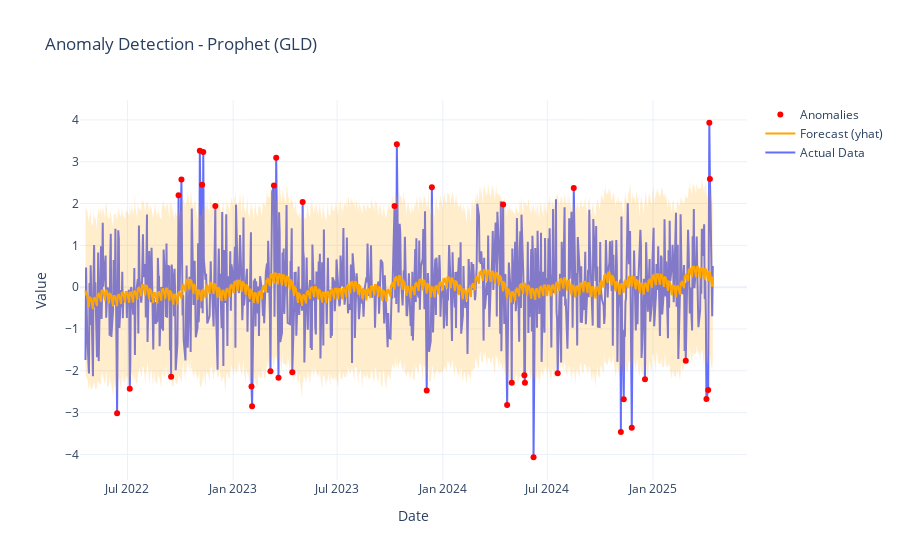
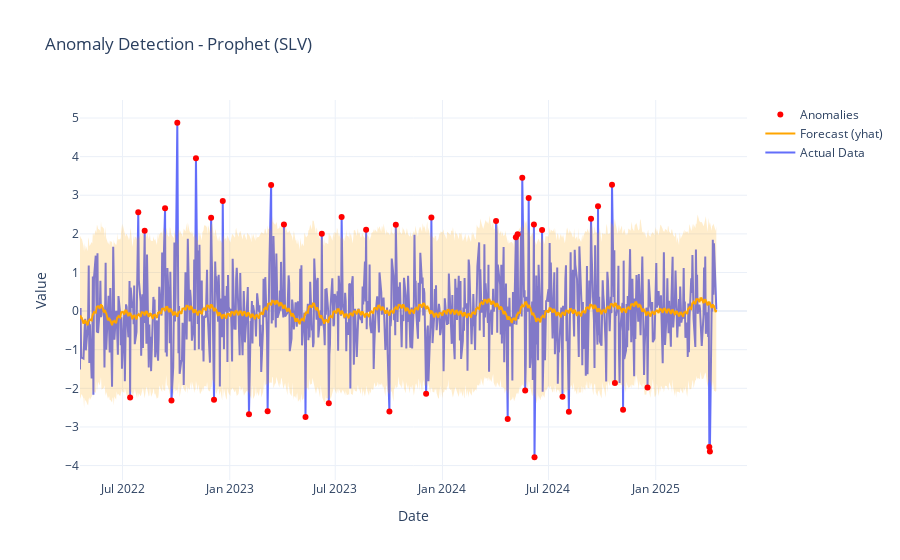
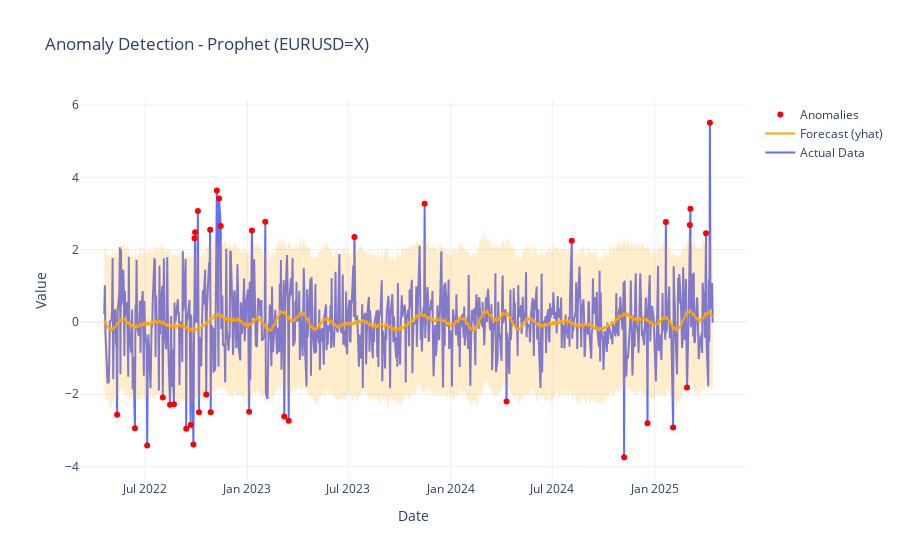
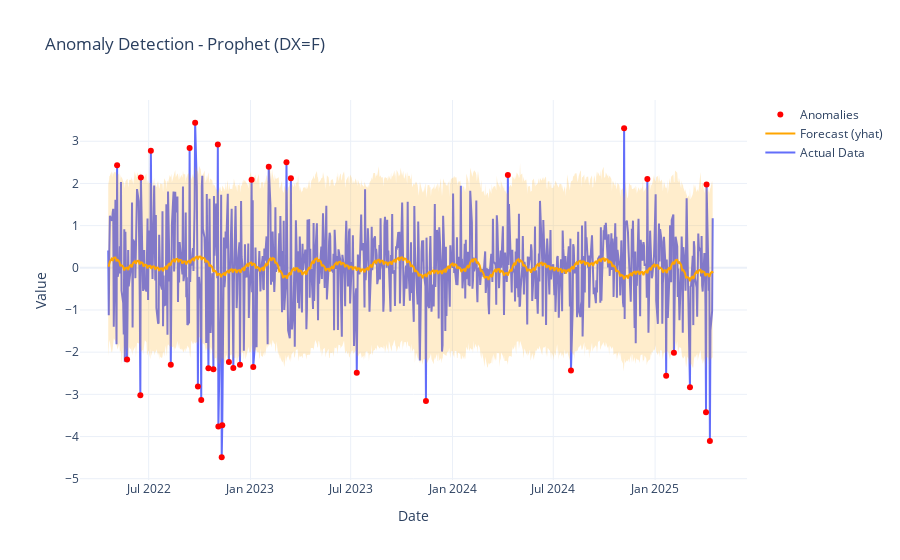

Write notebook code for charts like these, in order.
### Markdown cell above
###Sanity Check

### Code cell
def test_preprocessing_class(raw_data):
    print("=== TESTING THE PREPROCESSING CLASS ===\n")
    try:
        print("Initialization...")
        prepro = Preprocessing(raw_data)
        print("Class successfully initialized.\n")
    except Exception as e:
        print(f"Initialization error: {e}")
        return

    try:
        print("Testing clean_data()...")
        cleaned = prepro.clean_data()
        assert not cleaned.isnull().any().any(), "NaNs remain after cleaning!"
        print(f"Data cleaned (shape: {cleaned.shape})\n")
    except Exception as e:
        print(f"Error in clean_data(): {e}")
        return

    try:
        print("Testing transform_data()...")
        transformed = prepro.transform_data()
        assert not transformed.isnull().any().any(), "NaNs after transformation!"
        assert np.allclose(transformed.mean(), 0, atol=1e-1), "Means are not centered!"
        print(f"Data transformed and standardized (shape: {transformed.shape})\n")
    except Exception as e:
        print(f"Error in transform_data(): {e}")
        return

    try:
        print("Testing apply_kalman_filter()...")
        kalman = prepro.apply_kalman_filter()
        assert kalman.shape == transformed.shape, "Incorrect shape after Kalman"
        assert not kalman.isnull().any().any(), "NaNs after Kalman"
        print("Kalman Filter OK\n")
    except Exception as e:
        print(f"Error in apply_kalman_filter(): {e}")

    try:
        print("Testing apply_butterworth_filter()...")
        butter = prepro.apply_butterworth_filter()
        assert butter.shape == transformed.shape, "Incorrect shape after Butterworth"
        assert not np.isnan(butter.values).any(), "NaNs after Butterworth"
        print("Butterworth Filter OK\n")
    except Exception as e:
        print(f"Error in apply_butterworth_filter(): {e}")

    try:
        print("Testing apply_savgol_filter()...")
        savgol = prepro.apply_savgol_filter()
        assert savgol.shape == transformed.shape, "Incorrect shape after Savitzky-Golay"
        assert not np.isnan(savgol.values).any(), "NaNs after Savitzky-Golay"
        print("Savitzky-Golay Filter OK\n")
    except Exception as e:
        print(f"Error in apply_savgol_filter(): {e}")

    try:
        print("Testing apply_moving_average()...")
        ma = prepro.apply_moving_average()
        assert ma.shape == transformed.shape, "Incorrect shape after Moving Average"
        print("Moving Average OK (note: initial NaNs are normal)\n")
    except Exception as e:
        print(f"Error in apply_moving_average(): {e}")

    try:
        print("Testing apply_ta_lib_filter() (replaced with pandas version)...")
        ta_sim = prepro.apply_ta_lib_filter()
        assert isinstance(ta_sim, pd.DataFrame), "Not a DataFrame"
        assert any("SMA" in col for col in ta_sim.columns), "No indicator generated"
        print(f"TA indicators successfully generated (shape: {ta_sim.shape})\n")
    except Exception as e:
        print(f"Error in apply_ta_lib_filter(): {e}")

    try:
        print("Testing anomaly_detection(method='markov')...")
        markov_states = prepro.anomaly_detection(method='markov')
        print(markov_states)
        assert isinstance(markov_states, pd.DataFrame), "Output should be a DataFrame"
        print("Markov anomalies detected\n")
    except Exception as e:
        print(f"Markov Switching error: {e}")

    try:
        print("Testing anomaly_detection(method='prophet')...")
        prophet_results = prepro.anomaly_detection(method='prophet')
        assert all('anomaly' in result.columns for result in prophet_results.values()), "Missing 'anomaly' column in some results"
        total_anomalies = sum(result['anomaly'].sum() for result in prophet_results.values())
        print(f"Prophet anomalies detected: {total_anomalies} anomalies\n")
    except Exception as e:
        print(f"Prophet error: {e}")

    print("All tests completed.\n")
#Calling
test_preprocessing_class(merged)

### Figure 1 — Plotly figure (JSON) as saved in the notebook; plotly's stock layout.template omitted (floating-point values rounded to 4 significant figures; data arrays with more than 128 entries replaced by an {"elided": "..."} marker saying what was removed)
{"data": [{"mode": "lines", "name": "Actual Data", "type": "scatter", "x": {"elided": "779 str values"}, "y": {"elided": "779 float values"}}, {"line": {"color": "orange"}, "mode": "lines", "name": "Forecast (yhat)", "type": "scatter", "x": {"elided": "779 str values"}, "y": {"elided": "779 float values"}}, {"line": {"width": 0}, "mode": "lines", "showlegend": false, "type": "scatter", "x": {"elided": "779 str values"}, "y": {"elided": "779 float values"}}, {"fill": "tonexty", "fillcolor": "rgba(255,165,0,0.2)", "line": {"width": 0}, "mode": "lines", "showlegend": false, "type": "scatter", "x": {"elided": "779 str values"}, "y": {"elided": "779 float values"}}, {"marker": {"color": "red", "size": 6}, "mode": "markers", "name": "Anomalies", "type": "scatter", "x": ["2022-06-13T00:00:00.000000000", "2022-07-05T00:00:00.000000000", "2022-09-15T00:00:00.000000000", "2022-09-28T00:00:00.000000000", "2022-10-03T00:00:00.000000000", "2022-11-04T00:00:00.000000000", "2022-11-08T00:00:00.000000000", "2022-11-10T00:00:00.000000000", "2022-12-01T00:00:00.000000000", "2023-02-02T00:00:00.000000000", "2023-02-03T00:00:00.000000000", "2023-03-07T00:00:00.000000000", "2023-03-13T00:00:00.000000000", "2023-03-17T00:00:00.000000000", "2023-03-21T00:00:00.000000000", "2023-04-14T00:00:00.000000000", "2023-05-02T00:00:00.000000000", "2023-10-09T00:00:00.000000000", "2023-10-13T00:00:00.000000000", "2023-12-04T00:00:00.000000000", "2023-12-13T00:00:00.000000000", "2024-04-15T00:00:00.000000000", "2024-04-22T00:00:00.000000000", "2024-04-30T00:00:00.000000000", "2024-05-22T00:00:00.000000000", "2024-05-23T00:00:00.000000000", "2024-06-07T00:00:00.000000000", "2024-07-19T00:00:00.000000000", "2024-08-16T00:00:00.000000000", "2024-11-06T00:00:00.000000000", "2024-11-11T00:00:00.000000000", "2024-11-25T00:00:00.000000000", "2024-12-18T00:00:00.000000000", "2025-02-27T00:00:00.000000000", "2025-04-04T00:00:00.000000000", "2025-04-07T00:00:00.000000000", "2025-04-09T00:00:00.000000000", "2025-04-10T00:00:00.000000000"], "y": [-3.014, -2.427, -2.143, 2.197, 2.576, 3.261, 2.446, 3.234, 1.938, -2.376, -2.85, -2.009, 2.43, 3.092, -2.165, -2.035, 2.036, 1.938, 3.416, -2.473, 2.388, 1.974, -2.821, -2.284, -2.109, -2.285, -4.067, -2.06, 2.37, -3.464, -2.682, -3.359, -2.2, -1.758, -2.673, -2.458, 3.931, 2.589]}], "layout": {"title": {"text": "Anomaly Detection - Prophet (GLD)"}, "xaxis": {"title": {"text": "Date"}}, "yaxis": {"title": {"text": "Value"}}}}

### Figure 2 — Plotly figure (JSON) as saved in the notebook; plotly's stock layout.template omitted (floating-point values rounded to 4 significant figures; data arrays with more than 128 entries replaced by an {"elided": "..."} marker saying what was removed)
{"data": [{"mode": "lines", "name": "Actual Data", "type": "scatter", "x": {"elided": "779 str values"}, "y": {"elided": "779 float values"}}, {"line": {"color": "orange"}, "mode": "lines", "name": "Forecast (yhat)", "type": "scatter", "x": {"elided": "779 str values"}, "y": {"elided": "779 float values"}}, {"line": {"width": 0}, "mode": "lines", "showlegend": false, "type": "scatter", "x": {"elided": "779 str values"}, "y": {"elided": "779 float values"}}, {"fill": "tonexty", "fillcolor": "rgba(255,165,0,0.2)", "line": {"width": 0}, "mode": "lines", "showlegend": false, "type": "scatter", "x": {"elided": "779 str values"}, "y": {"elided": "779 float values"}}, {"marker": {"color": "red", "size": 6}, "mode": "markers", "name": "Anomalies", "type": "scatter", "x": ["2022-07-14T00:00:00.000000000", "2022-07-28T00:00:00.000000000", "2022-08-08T00:00:00.000000000", "2022-09-12T00:00:00.000000000", "2022-09-23T00:00:00.000000000", "2022-10-03T00:00:00.000000000", "2022-11-04T00:00:00.000000000", "2022-11-30T00:00:00.000000000", "2022-12-05T00:00:00.000000000", "2022-12-20T00:00:00.000000000", "2023-02-03T00:00:00.000000000", "2023-03-07T00:00:00.000000000", "2023-03-13T00:00:00.000000000", "2023-04-04T00:00:00.000000000", "2023-05-11T00:00:00.000000000", "2023-06-08T00:00:00.000000000", "2023-06-20T00:00:00.000000000", "2023-07-12T00:00:00.000000000", "2023-08-23T00:00:00.000000000", "2023-10-02T00:00:00.000000000", "2023-10-13T00:00:00.000000000", "2023-12-04T00:00:00.000000000", "2023-12-13T00:00:00.000000000", "2024-04-02T00:00:00.000000000", "2024-04-22T00:00:00.000000000", "2024-05-06T00:00:00.000000000", "2024-05-09T00:00:00.000000000", "2024-05-17T00:00:00.000000000", "2024-05-22T00:00:00.000000000", "2024-05-28T00:00:00.000000000", "2024-06-06T00:00:00.000000000", "2024-06-07T00:00:00.000000000", "2024-06-20T00:00:00.000000000", "2024-07-25T00:00:00.000000000", "2024-08-05T00:00:00.000000000", "2024-09-12T00:00:00.000000000", "2024-09-24T00:00:00.000000000", "2024-10-18T00:00:00.000000000", "2024-10-23T00:00:00.000000000", "2024-11-06T00:00:00.000000000", "2024-12-18T00:00:00.000000000", "2025-04-03T00:00:00.000000000", "2025-04-04T00:00:00.000000000"], "y": [-2.24, 2.562, 2.081, 2.664, -2.318, 4.877, 3.955, 2.418, -2.293, 2.849, -2.669, -2.591, 3.267, 2.245, -2.743, 2.002, -2.384, 2.436, 2.107, -2.603, 2.236, -2.14, 2.426, 2.332, -2.793, 1.914, 1.988, 3.45, -2.058, 2.93, 2.245, -3.785, 2.101, -2.216, -2.608, 2.394, 2.715, 3.274, -1.86, -2.553, -1.979, -3.522, -3.633]}], "layout": {"title": {"text": "Anomaly Detection - Prophet (SLV)"}, "xaxis": {"title": {"text": "Date"}}, "yaxis": {"title": {"text": "Value"}}}}

### Figure 3 — Plotly figure (JSON) as saved in the notebook; plotly's stock layout.template omitted (floating-point values rounded to 4 significant figures; data arrays with more than 128 entries replaced by an {"elided": "..."} marker saying what was removed)
{"data": [{"mode": "lines", "name": "Actual Data", "type": "scatter", "x": {"elided": "779 str values"}, "y": {"elided": "779 float values"}}, {"line": {"color": "orange"}, "mode": "lines", "name": "Forecast (yhat)", "type": "scatter", "x": {"elided": "779 str values"}, "y": {"elided": "779 float values"}}, {"line": {"width": 0}, "mode": "lines", "showlegend": false, "type": "scatter", "x": {"elided": "779 str values"}, "y": {"elided": "779 float values"}}, {"fill": "tonexty", "fillcolor": "rgba(255,165,0,0.2)", "line": {"width": 0}, "mode": "lines", "showlegend": false, "type": "scatter", "x": {"elided": "779 str values"}, "y": {"elided": "779 float values"}}, {"marker": {"color": "red", "size": 6}, "mode": "markers", "name": "Anomalies", "type": "scatter", "x": ["2022-05-12T00:00:00.000000000", "2022-06-13T00:00:00.000000000", "2022-07-05T00:00:00.000000000", "2022-08-02T00:00:00.000000000", "2022-08-15T00:00:00.000000000", "2022-08-22T00:00:00.000000000", "2022-09-13T00:00:00.000000000", "2022-09-21T00:00:00.000000000", "2022-09-26T00:00:00.000000000", "2022-09-28T00:00:00.000000000", "2022-09-29T00:00:00.000000000", "2022-10-04T00:00:00.000000000", "2022-10-06T00:00:00.000000000", "2022-10-19T00:00:00.000000000", "2022-10-26T00:00:00.000000000", "2022-10-27T00:00:00.000000000", "2022-11-07T00:00:00.000000000", "2022-11-11T00:00:00.000000000", "2022-11-14T00:00:00.000000000", "2023-01-04T00:00:00.000000000", "2023-01-09T00:00:00.000000000", "2023-02-02T00:00:00.000000000", "2023-03-08T00:00:00.000000000", "2023-03-16T00:00:00.000000000", "2023-07-12T00:00:00.000000000", "2023-11-15T00:00:00.000000000", "2024-04-10T00:00:00.000000000", "2024-08-05T00:00:00.000000000", "2024-11-07T00:00:00.000000000", "2024-12-19T00:00:00.000000000", "2025-01-21T00:00:00.000000000", "2025-02-03T00:00:00.000000000", "2025-02-28T00:00:00.000000000", "2025-03-05T00:00:00.000000000", "2025-03-06T00:00:00.000000000", "2025-04-03T00:00:00.000000000", "2025-04-10T00:00:00.000000000"], "y": [-2.564, -2.938, -3.415, -2.089, -2.29, -2.277, -2.955, -2.85, -3.389, 2.314, 2.479, 3.069, -2.496, -2.003, 2.551, -2.495, 3.639, 3.414, 2.652, -2.486, 2.527, 2.772, -2.611, -2.729, 2.349, 3.267, -2.196, 2.244, -3.741, -2.799, 2.764, -2.917, -1.812, 2.684, 3.132, 2.455, 5.509]}], "layout": {"title": {"text": "Anomaly Detection - Prophet (EURUSD=X)"}, "xaxis": {"title": {"text": "Date"}}, "yaxis": {"title": {"text": "Value"}}}}

### Figure 4 — Plotly figure (JSON) as saved in the notebook; plotly's stock layout.template omitted (floating-point values rounded to 4 significant figures; data arrays with more than 128 entries replaced by an {"elided": "..."} marker saying what was removed)
{"data": [{"mode": "lines", "name": "Actual Data", "type": "scatter", "x": {"elided": "779 str values"}, "y": {"elided": "779 float values"}}, {"line": {"color": "orange"}, "mode": "lines", "name": "Forecast (yhat)", "type": "scatter", "x": {"elided": "779 str values"}, "y": {"elided": "779 float values"}}, {"line": {"width": 0}, "mode": "lines", "showlegend": false, "type": "scatter", "x": {"elided": "779 str values"}, "y": {"elided": "779 float values"}}, {"fill": "tonexty", "fillcolor": "rgba(255,165,0,0.2)", "line": {"width": 0}, "mode": "lines", "showlegend": false, "type": "scatter", "x": {"elided": "779 str values"}, "y": {"elided": "779 float values"}}, {"marker": {"color": "red", "size": 6}, "mode": "markers", "name": "Anomalies", "type": "scatter", "x": ["2022-05-05T00:00:00.000000000", "2022-05-23T00:00:00.000000000", "2022-06-16T00:00:00.000000000", "2022-06-17T00:00:00.000000000", "2022-07-05T00:00:00.000000000", "2022-08-10T00:00:00.000000000", "2022-09-13T00:00:00.000000000", "2022-09-23T00:00:00.000000000", "2022-09-28T00:00:00.000000000", "2022-10-04T00:00:00.000000000", "2022-10-17T00:00:00.000000000", "2022-10-26T00:00:00.000000000", "2022-11-03T00:00:00.000000000", "2022-11-04T00:00:00.000000000", "2022-11-10T00:00:00.000000000", "2022-11-11T00:00:00.000000000", "2022-11-23T00:00:00.000000000", "2022-12-01T00:00:00.000000000", "2022-12-13T00:00:00.000000000", "2023-01-03T00:00:00.000000000", "2023-01-06T00:00:00.000000000", "2023-02-03T00:00:00.000000000", "2023-03-07T00:00:00.000000000", "2023-03-15T00:00:00.000000000", "2023-07-12T00:00:00.000000000", "2023-11-14T00:00:00.000000000", "2024-04-10T00:00:00.000000000", "2024-08-02T00:00:00.000000000", "2024-11-06T00:00:00.000000000", "2024-12-18T00:00:00.000000000", "2025-01-21T00:00:00.000000000", "2025-02-04T00:00:00.000000000", "2025-03-05T00:00:00.000000000", "2025-04-03T00:00:00.000000000", "2025-04-04T00:00:00.000000000", "2025-04-10T00:00:00.000000000"], "y": [2.429, -2.172, -3.019, 2.138, 2.772, -2.298, 2.841, 3.439, -2.815, -3.132, -2.382, -2.403, 2.923, -3.763, -4.491, -3.73, -2.232, -2.377, -2.301, 2.086, -2.349, 2.397, 2.505, 2.123, -2.487, -3.158, 2.203, -2.434, 3.309, 2.103, -2.562, -2.015, -2.832, -3.424, 1.975, -4.105]}], "layout": {"title": {"text": "Anomaly Detection - Prophet (DX=F)"}, "xaxis": {"title": {"text": "Date"}}, "yaxis": {"title": {"text": "Value"}}}}
